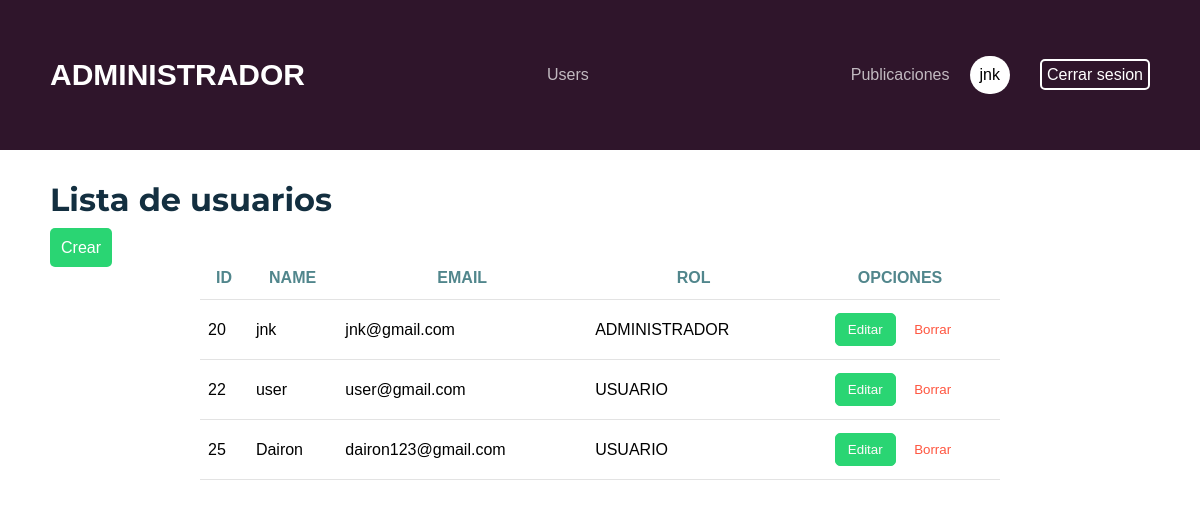
Page /?controller=user (signed in) on the committed database.
### tables this page shows
CREATE TABLE `users` (
  `id` int(11) NOT NULL,
  `name` varchar(50) NOT NULL,
  `email` varchar(50) NOT NULL,
  `password` varchar(100) NOT NULL,
  `rol_id` int(11) NOT NULL
);

CREATE TABLE `roles` (
  `id_rol` int(11) NOT NULL,
  `Nom_descrip` varchar(50) NOT NULL
);

### controllers/userController.php (called while the page is built, shortened)
<?php
class userController extends User{
    public function index(){
        require_once 'views/layoutsPubli/header.php';
        require_once 'views/user/index.php';
        require_once 'views/layoutsPubli/footer.php';
    }
}

### index.php (called while the page is built, shortened)
<?php
require_once 'models/Database.php';
require_once 'models/User.php';
require_once 'controllers/userController.php';
require_once 'controllers/usuarioController.php';
$controller = new $controller();
call_user_func([$controller, $method]);

### models/Database.php (called while the page is built)
<?php
class Database{
    public function connect(){
        try{
            return new PDO('mysql:host=localhost;dbname=cms_ejemplo;charset=utf8;',
                'root',
                '',
                [
                    PDO::ATTR_ERRMODE => PDO::ERRMODE_EXCEPTION,
                    PDO::ATTR_DEFAULT_FETCH_MODE => PDO::FETCH_OBJ
                ]);
        }catch (Exception $e){
            die($e->getMessage());
        }
    }
}

### models/User.php (called while the page is built, shortened)
<?php
class User extends Database{
    public function find_user(){
        try{
            $result = parent::connect()->prepare("SELECT * FROM users INNER JOIN roles  ON users.rol_id = roles.id_rol");
            $result->execute();
            return $result->fetchAll();
        }catch(Exception $e){
            die($e->getMessage());
        }
    }
}

### views/user/index.php (the view)
<h1>Lista de usuarios</h1>
<a class="createUser" href="?controller=user&method=create">Crear</a>
<table class="table">
    <thead>
        <th>id</th>
        <th>name</th>
        <th>Email</th>
        <th>rol</th>
        <th>Opciones</th>
    </thead>
    <tbody>
    <?php foreach(parent::find_user() as $user):  ?>
        <tr>
            <td><?= $user->id ?></td>
            <td><?= $user->name ?></td>
              <td><?= $user->email ?></td>
              <td><?= $user->Nom_descrip ?></td>
            <td width="200" class="table__options">
                <a href="?controller=user&method=edit&id=<?= $user->id ?>">
                    <button class="btn btn-outline-green">Editar</button>
                </a>
                <a href="?controller=user&method=delete&id=<?= $user->id ?>">
                <button class="btn btn-outline-red">Borrar</button>
                </a>
            </td>
        </tr>
    <?php endforeach; ?>
    </tbody>
</table>

### assets/css/styles.css (style rules this page uses)
:root { --primary: #132F40; --secondary: #51868C; --third: #F27D52; --bg: #F2EDD0; --green: #2ad573; --red: #ff5640; --black: #505050; }
* { margin: 0; padding: 0; border: none; outline: none; box-sizing: border-box; transition: .4s all ease; word-break: break-word; color: #000000; text-decoration: none; list-style: none; }
html { scroll-behavior: smooth; }
body { font-family: Arial, "Helvetica Neue", Helvetica, sans-serif; width: 100%; overflow-x: hidden; }
h1, h2, h3 { font-family: 'Montserrat'; font-weight: bold; margin-bottom: 20px; }
h1 { color: var(--primary); }
.btn { padding: 8px 12px; border-radius: 5px; color: #fff; background: var(--primary); cursor: pointer; }
.btn-outline-green { border: 1px solid var(--green); color: #fffafa; background: var(--green); }
.btn-outline-red { background: transparent; border: transparent; color: var(--red); border: 2px solid white; }
.table { width: 90%; max-width: 800px; margin: 0 auto; border-collapse: collapse; background: #fff; }
.table td, .table thead th { padding: 12px 8px; border-bottom: 1px solid rgba(0, 0, 0, 0.11); }
.table thead th { color: var(--secondary); text-transform: uppercase; }
.table__options { text-align: center; }
.createUser { border: 1px solid var(--); color: #fff; background: var(--green); padding: 1%; border-radius: 5px; }

### rows in the picture
users: id "20", name "jnk", email "jnk@gmail.com", rol.Nom_descrip "ADMINISTRADOR"
users: id "22", name "user", email "user@gmail.com", rol.Nom_descrip "USUARIO"
users: id "25", name "Dairon", email "dairon123@gmail.com", rol.Nom_descrip "USUARIO"

### other values in the picture
$_SESSION['user']->name "jnk"
